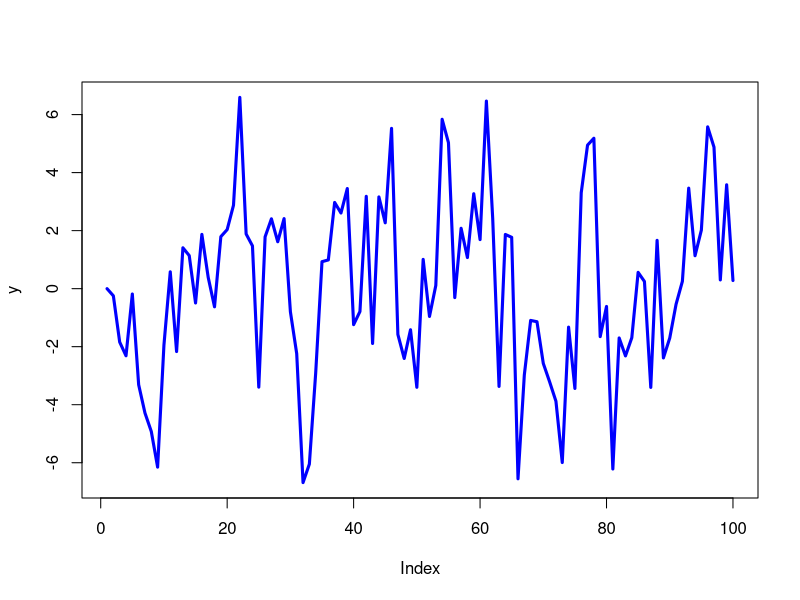
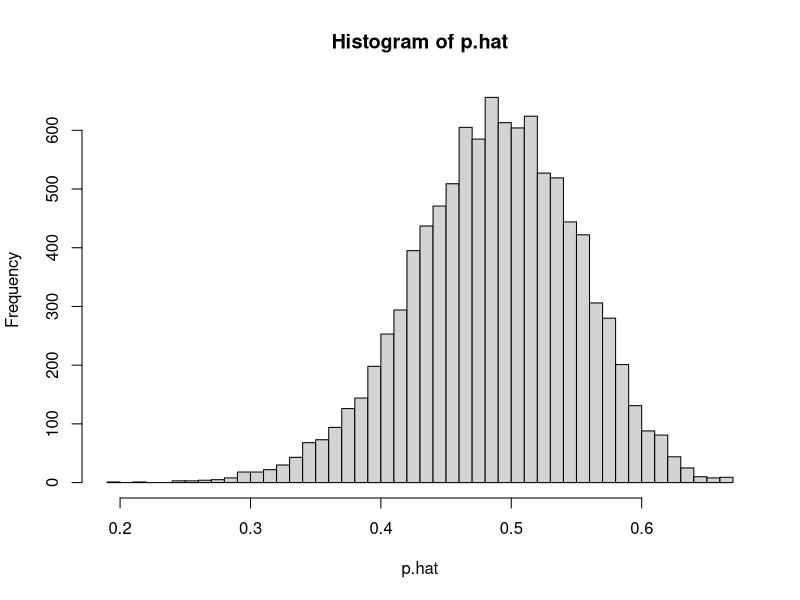

Write R code to recreate these figures, in order. (Note: this script raises an error after producing the figures.)
## ---- chunk 1
a <- 0.12
p <- 0.50

u.sigma <- 2.5
M <- 100
y <- rep(0, M)
u <- rnorm(M, 0, u.sigma)

for(t in 2:M)
{
  y[t] = a + p * y[t-1] + u[t]
}

plot(y, lwd = 3, type = "l", col = "blue")
## ---- chunk 2
z <- y[2:M]
x <- y[1:(M-1)]
fit <- lm(z ~ x)
summary(fit)
## ---- chunk 3
SimulateAR <- function(a, p, s, M)
{
  y <- rep(0, M)
  u <- rnorm(M, 0, s)
  y[1] <- rnorm(1)
  
  for(t in 2:M)
  {
    y[t] <- a + p * y[t-1] + u[t]  
  }
  
  return(y)
}

EstimateAR <- function(y)
{
  N <- length(y)
  z <- y[2:N]
  x <- y[1:(N-1)]
  fit <- lm(z ~ x)
  p.hat <- coef(fit)[2]
  
  return(p.hat)
}

R <- 10000
N <- 200
p.hat <- rep(0, R)

for(i in 1:R)
{
  y <- SimulateAR(a, p, u.sigma, N)
  p.hat[i] <- EstimateAR(y)
}

hist(p.hat, breaks = 50)
## ---- chunk 4
BootstrapAR <- function(y)
{
  N <- length(y)
  z <- y[2:N]
  x <- y[1:(N-1)]
  fit <- lm(z ~ x)
  resids <- fit$residuals
  a.hat <- coef(fit)[1]
  p.hat <- coef(fit)[2]
  uhat <- sample(resids, size = N, replace=T)
  y.art <- rep(0, N)
  y.art <- sample(resids, 1)
  
  for(t in 2:N)
  {
    y.art[t] <- a.hat + p.hat * y.art[t-1] + uhat[t]
  }
  
  return(y.art)
}

y.raw <- SimulateAR(a, b, u.sigma, 2000)
B <- 10000
p.hat.boot <- rep(0, B)

for(b in 1:B)
{
  y.art <- BootstrapAR(y.raw)
  p.hat.boot[b] <- EstimateAR(y.art)
}

hist(p.hat.boot, breaks = 50)
